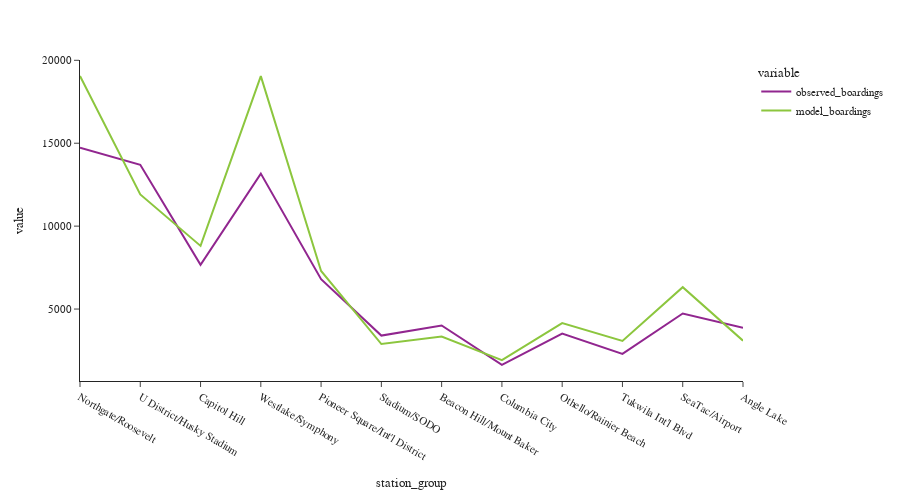

Notebook cell for this chart:
### Code cell
fig = px.line(df_combined[['observed_boardings','model_boardings']])
fig.update_layout(height=500, width=900, font=dict(size=11),
                  yaxis_tickformat = '.00f')
fig.show()

### Figure 1 — Plotly figure (JSON) as saved in the notebook; plotly's stock layout.template omitted (floating-point values rounded to 4 significant figures)
{"data": [{"hovertemplate": "variable=observed_boardings<br>station_group=%{x}<br>value=%{y}<extra></extra>", "legendgroup": "observed_boardings", "line": {"color": "#91268F", "dash": "solid"}, "marker": {"symbol": "circle"}, "mode": "lines", "name": "observed_boardings", "orientation": "v", "showlegend": true, "type": "scatter", "x": ["Northgate/Roosevelt", "U District/Husky Stadium", "Capitol Hill", "Westlake/Symphony", "Pioneer Square/Int'l District", "Stadium/SODO", "Beacon Hill/Mount Baker", "Columbia City", "Othello/Rainier Beach", "Tukwila Int'l Blvd", "SeaTac/Airport", "Angle Lake"], "xaxis": "x", "y": [14733, 13697, 7667, 13169, 6799, 3400, 4008, 1630, 3525, 2298, 4731, 3865], "yaxis": "y"}, {"hovertemplate": "variable=model_boardings<br>station_group=%{x}<br>value=%{y}<extra></extra>", "legendgroup": "model_boardings", "line": {"color": "#8CC63E", "dash": "solid"}, "marker": {"symbol": "circle"}, "mode": "lines", "name": "model_boardings", "orientation": "v", "showlegend": true, "type": "scatter", "x": ["Northgate/Roosevelt", "U District/Husky Stadium", "Capitol Hill", "Westlake/Symphony", "Pioneer Square/Int'l District", "Stadium/SODO", "Beacon Hill/Mount Baker", "Columbia City", "Othello/Rainier Beach", "Tukwila Int'l Blvd", "SeaTac/Airport", "Angle Lake"], "xaxis": "x", "y": [19050.0, 11910.0, 8808.0, 19050.0, 7294.0, 2890.0, 3339.0, 1922.0, 4152.0, 3078.0, 6321.0, 3092.0], "yaxis": "y"}], "layout": {"font": {"size": 11}, "height": 500, "legend": {"title": {"text": "variable"}, "tracegroupgap": 0}, "margin": {"t": 60}, "width": 900, "xaxis": {"anchor": "y", "domain": [0, 1], "title": {"text": "station_group"}}, "yaxis": {"anchor": "x", "domain": [0, 1], "tickformat": ".00f", "title": {"text": "value"}}}}
